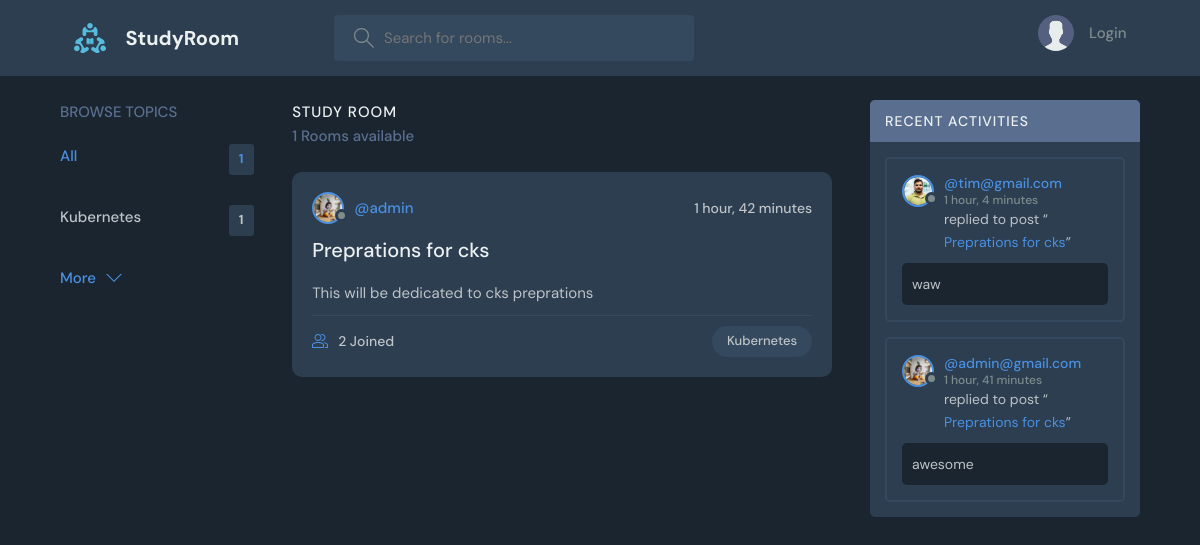
The page / on the database its author committed.
### base/models.py (models this page shows, shortened)
class Topic(models.Model):
    name = models.CharField(max_length=200)

class Room(models.Model):
    host = models.ForeignKey(User, on_delete=models.SET_NULL, null=True)
    topic = models.ForeignKey(Topic, on_delete=models.SET_NULL, null=True)
    name = models.CharField(max_length=200)
    description = models.TextField(null=True, blank=True)
    participants = models.ManyToManyField(User, related_name="participants", blank=True)
    updated = models.DateTimeField(auto_now=True)
    created = models.DateTimeField(auto_now_add=True)
    class Meta:
        ordering = ["-updated", "-created"]

class User(AbstractUser):
    name = models.CharField(max_length=200, null=True)
    email = models.EmailField(unique=True, null=True)
    bio = models.TextField(null=True)
    avtar = models.ImageField(null=True, default="avatar.svg")
    USERNAME_FIELD = "email"
    REQUIRED_FIELDS = []

class Message(models.Model):
    user = models.ForeignKey(User, on_delete=models.CASCADE)
    room = models.ForeignKey(Room, on_delete=models.CASCADE)
    body = models.TextField()
    updated = models.DateTimeField(auto_now=True)
    created = models.DateTimeField(auto_now_add=True)
    def __str__(self):
        return self.body[:50]
    class Meta:
        ordering = ["-updated", "-created"]

### base/views.py (the view)
# urls.py: path("", views.home, name="home"),
def home(request):
    q = request.GET.get("q") if request.GET.get("q") != None else ""
    room = Room.objects.filter(
        Q(topic__name__icontains=q)
        | Q(name__icontains=q)
        | Q(host__username__icontains=q)
        | Q(description__icontains=q)
    )
    room_count = room.count()  # faster then len method
    room_messages = Message.objects.filter(Q(room__topic__name__icontains=q))
    pupularTopic = Topic.objects.annotate(room_count=Count("room")).order_by(
        "-room_count"
    )[:10]
    context = {
        "rooms": room,
        "topics": pupularTopic,
        "room_count": room_count,
        "room_messages": room_messages,
    }
    return render(request, "base/home.html", context)

### base/templates/base/home.html (shortened to what this page needs)
{% extends "main.html" %} {% block content %}
<main class="layout layout--3">
  <div class="container">
    <div class="topics">{% include "base/topic_component.html" %}</div>
    <div class="roomList">
      <div class="roomList__header">
        <div>
          <h2>Study Room</h2>
          <p>{{room_count}} Rooms available</p>
        </div>
      </div>
      {% include "base/feed_component.html" %}
    </div>
    {% include "base/activity_component.html" %}
  </div>
</main>
{% endblock content %}

### base/templates/base/topic_component.html
<div class="topics">
  <div class="topics__header">
    <h2>Browse Topics</h2>
  </div>
  <ul class="topics__list">
    <li>
      <a href="{% url 'home' %}" class="active"
        >All <span>{{ room_count }}</span></a
      >
    </li>
    {% for topic in topics %}
    <li>
      <a href="{% url 'home' %}?q={{ topic.name }}">
        {{ topic.name }} <span>{{ topic.room_set.all.count }}</span>
      </a>
    </li>
    {% endfor %}
  </ul>
  <a class="btn btn--link" href="{% url 'topics' %}">
    More
    <svg
      version="1.1"
      xmlns="http://www.w3.org/2000/svg"
      width="32"
      height="32"
      viewBox="0 0 32 32"
    >
      <title>chevron-down</title>
      <path d="M16 21l-13-13h-3l16 16 16-16h-3l-13 13z"></path>
    </svg>
  </a>
</div>

### base/templates/base/feed_component.html (shortened to what this page needs)
{% for room in rooms %}
<div class="roomListRoom">
  <div class="roomListRoom__header">
    <a
      href="{% url 'user-profile' room.host.id %}"
      class="roomListRoom__author"
    >
      <div class="avatar avatar--small">
        <img src="{{ room.host.avtar.url }}" />
      </div>
      <span>@{{ room.host.username }}</span>
    </a>
    <div class="roomListRoom__actions">
      <span>{{room.created|timesince}}</span>
    </div>
  </div>
  <div class="roomListRoom__content">
    <a href="{% url 'room' room.id %}">{{ room.name }}</a>
    <p>{{ room.description}}</p>
  </div>
  <div class="roomListRoom__meta">
    <a href="{% url 'room' room.id %}" class="roomListRoom__joined">
      {{room.participants.all.count}} Joined
    </a>
    <p class="roomListRoom__topic">{{ room.topic.name }}</p>
  </div>
</div>
{% endfor %}

### base/templates/base/activity_component.html (shortened to what this page needs)
<div class="activities">
  <div class="activities__header">
    <h2>Recent Activities</h2>
  </div>
  {% for message in room_messages %}
  <div class="activities__box">
    <div class="activities__boxHeader roomListRoom__header">
      <a
        href="{% url 'user-profile' message.user.id %}"
        class="roomListRoom__author"
      >
        <div class="avatar avatar--small">
          <img src="{{ message.user.avtar.url}}" />
        </div>
        <p>
          @{{message.user}}
          <span>{{message.created | timesince}}</span>
        </p>
      </a>
    </div>
    <div class="activities__boxContent">
      <p>replied to post “<a href="room.html">{{message.room.name}}</a>”</p>
      <div class="activities__boxRoomContent">{{message}}</div>
    </div>
  </div>
  {% endfor %}
</div>

### rows shown on the page
Topic: name "Kubernetes", room_set.all.count "1"
Room: host.avtar (picture), host.username "admin", created "1 hour, 42 minutes", name "Preprations for cks", description "This will be dedicated to cks preprations", participants.all.count "2", topic.name "Kubernetes"
Message: user.avtar (picture), user "tim@gmail.com", created "1 hour, 4 minutes", room.name "Preprations for cks", body "waw"
Message: user.avtar (picture), user "admin@gmail.com", created "1 hour, 41 minutes", room.name "Preprations for cks", body "awesome"

### other values the page prints
{{ room_count }} "1"
